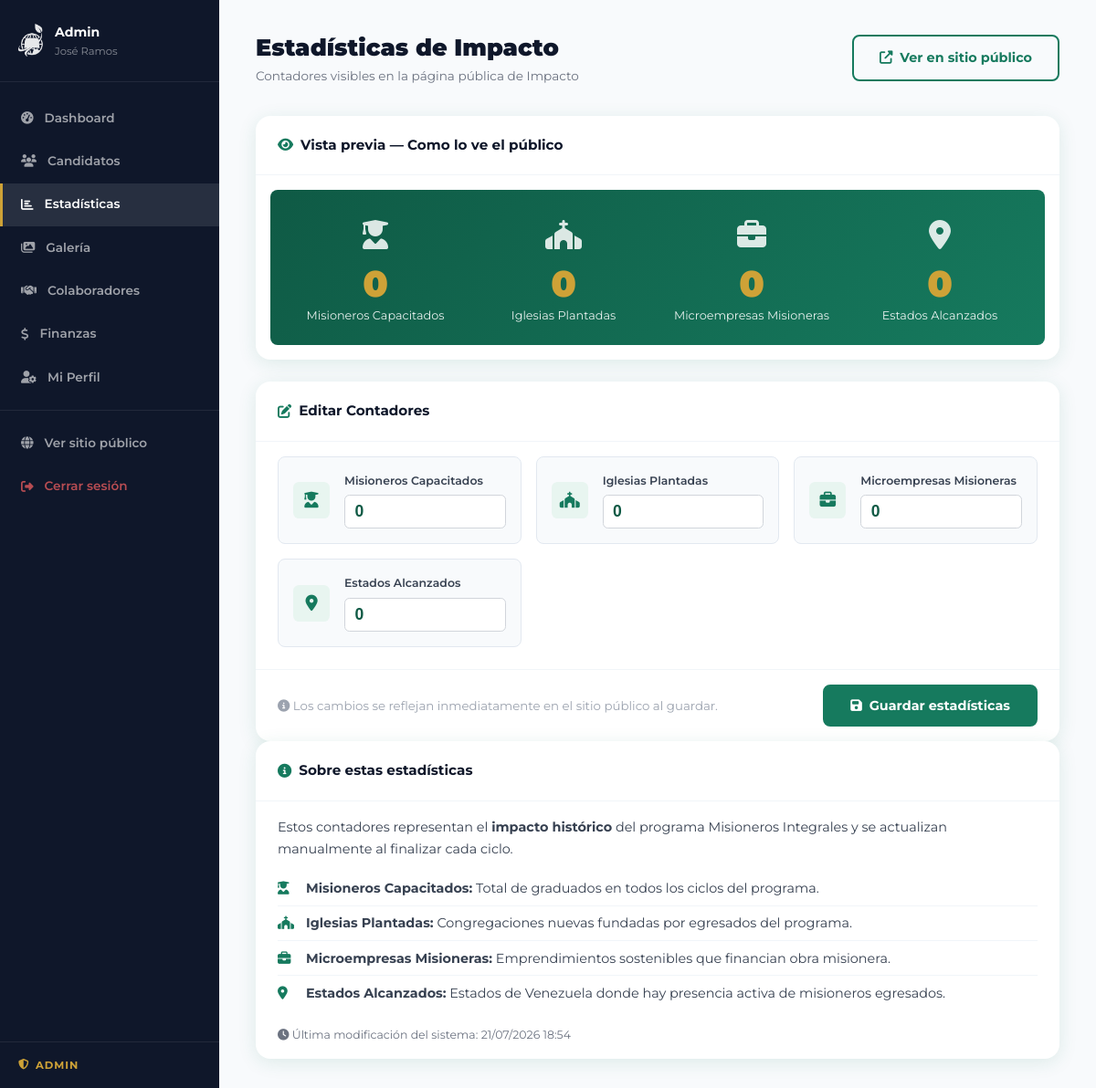
Screenshot of /admin/estadisticas (signed in) with the database file from the repository.
### tables this page shows
CREATE TABLE IF NOT EXISTS impacto_estadisticas (
    id          INT UNSIGNED AUTO_INCREMENT PRIMARY KEY,
    clave       VARCHAR(100) NOT NULL UNIQUE COMMENT 'Identificador único del contador',
    etiqueta    VARCHAR(150) NOT NULL COMMENT 'Texto visible al público',
    valor       INT UNSIGNED NOT NULL DEFAULT 0,
    icono       VARCHAR(50)  NULL COMMENT 'Clase de ícono (ej: fa-church)',
    orden       TINYINT UNSIGNED NOT NULL DEFAULT 0,
    activo      TINYINT NOT NULL DEFAULT 1,
    updated_at  TIMESTAMP DEFAULT CURRENT_TIMESTAMP ON UPDATE CURRENT_TIMESTAMP
);

### app/controllers/AdminController.php (called while the page is built, shortened)
<?php
class AdminController extends Controller {
    public function estadisticas(): void {
        $db = Database::getConnection();
        $stmt = $db->query("SELECT * FROM impacto_estadisticas ORDER BY orden");
        $stats = $stmt->fetchAll();
        $this->render('admin/estadisticas', [
            'titulo' => 'Estadísticas de Impacto',
            'stats'  => $stats,
        ], 'admin');
    }
}

### app/views/admin/estadisticas.php (the view, shortened to what this page needs)
<div class="admin-layout">
    <?php include __DIR__ . '/../partials/admin_sidebar.php'; ?>
    <main class="admin-main">
        <div class="admin-header">
            <div>
                <h1>Estadísticas de Impacto</h1>
                <p>Contadores visibles en la página pública de Impacto</p>
            </div>
            <a href="/impacto" target="_blank" class="btn btn--outline">
                <i class="fas fa-external-link-alt"></i> Ver en sitio público
            </a>
        </div>
        <div class="admin-panel" style="margin-bottom: 1.5rem;">
            <div class="admin-panel__header">
                <h2><i class="fas fa-eye"></i> Vista previa — Como lo ve el público</h2>
            </div>
            <div class="stats-preview-grid">
                <?php foreach ($stats as $s): ?>
                <div class="stats-preview-card">
                    <div class="stats-preview-card__icono">
                        <i class="fas <?= htmlspecialchars($s['icono'] ?? 'fa-chart-bar') ?>"></i>
                    </div>
                    <div class="stats-preview-card__valor" id="prev-<?= $s['id'] ?>">
                        <?= number_format($s['valor']) ?>
                    </div>
                    <div class="stats-preview-card__label">
                        <?= htmlspecialchars($s['etiqueta']) ?>
                    </div>
                </div>
                <?php endforeach; ?>
            </div>
        </div>
        <?php if ($_SESSION['usuario_rol'] === 'admin'): ?>
        <form method="POST" action="/admin/estadisticas">
            <div class="admin-panel">
                <div class="admin-panel__header">
                    <h2><i class="fas fa-edit"></i> Editar Contadores</h2>
                </div>
                <div class="stats-edit-grid">
                    <?php foreach ($stats as $s): ?>
                    <div class="stats-edit-card <?= !$s['activo'] ? 'stats-edit-card--inactiva' : '' ?>">
                        <div class="stats-edit-card__icono">
                            <i class="fas <?= htmlspecialchars($s['icono'] ?? 'fa-chart-bar') ?>"></i>
                        </div>
                        <div class="stats-edit-card__info">
                            <label class="stats-edit-card__label">
                                <?= htmlspecialchars($s['etiqueta']) ?>
                            </label>
                            <input
                                type="number"
                                name="valor[<?= $s['id'] ?>]"
                                value="<?= (int) $s['valor'] ?>"
                                min="0"
                                max="99999"
                                class="stats-edit-card__input"
                                oninput="actualizarPreview(<?= $s['id'] ?>, this.value)"
                                <?= !$s['activo'] ? 'disabled' : '' ?>
                            >
                        </div>
                    </div>
                    <?php endforeach; ?>
                </div>
                <div class="stats-edit-footer">
                    <small class="texto-gris">
                        <i class="fas fa-info-circle"></i>
                        Los cambios se reflejan inmediatamente en el sitio público al guardar.
                    </small>
                    <button type="submit" class="btn btn--verde">
                        <i class="fas fa-save"></i> Guardar estadísticas
                    </button>
                </div>
            </div>
        </form>
        <?php endif; ?>
        <div class="admin-panel">
            <div class="admin-panel__header">
                <h2><i class="fas fa-info-circle"></i> Sobre estas estadísticas</h2>
            </div>
            <div class="stats-info-content">
                <p>Estos contadores representan el <strong>impacto histórico</strong> del programa Misioneros Integrales y se actualizan manualmente al finalizar cada ciclo.</p>
                <ul class="stats-info-list">
                    <li><i class="fas fa-user-graduate"></i> <strong>Misioneros Capacitados:</strong> Total de graduados en todos los ciclos del programa.</li>
                    <li><i class="fas fa-church"></i> <strong>Iglesias Plantadas:</strong> Congregaciones nuevas fundadas por egresados del programa.</li>
                    <li><i class="fas fa-briefcase"></i> <strong>Microempresas Misioneras:</strong> Emprendimientos sostenibles que financian obra misionera.</li>
                    <li><i class="fas fa-map-marker-alt"></i> <strong>Estados Alcanzados:</strong> Estados de Venezuela donde hay presencia activa de misioneros egresados.</li>
                </ul>
                <p class="stats-ultima-actualizacion">
                    <i class="fas fa-clock"></i>
                    Última modificación del sistema: <?= date('d/m/Y H:i') ?>
                </p>
            </div>
        </div>
    </main>
</div>

### public/css/app.css (style rules this page uses)
:root { --verde: #167a5e; --verde-dark: #0f5a45; --verde-light: #e8f5f0; --verde-mid: #1e9972; --dorado: #cea237; --dorado-dark: #a8831c; --dorado-light: #fef8e7; --naranja: #F7941D; --naranja-dark: #d4780f; --azul: #003d6b; --azul-dark: #002a4a; --azul-light: #e8f2fa; --blanco: #ffffff; --crema: #faf7f0; --gris-claro: #f5f7fa; --gris: #6b7280; --gris-dark: #374151; --negro: #111827; --sombra: 0 4px 20px rgba(22, 122, 94, 0.12); --sombra-lg: 0 10px 40px rgba(22, 122, 94, 0.18); --radio: 8px; --radio-lg: 16px; --transicion: all 0.3s ease; }
*, *::before, *::after { box-sizing: border-box; margin: 0; padding: 0; }
html { scroll-behavior: smooth; }
body { font-family: 'Montserrat', sans-serif; color: var(--gris-dark); background: var(--blanco); line-height: 1.6; min-height: 100vh; display: flex; flex-direction: column; }
main { flex: 1; }
a { text-decoration: none; color: inherit; }
ul { list-style: none; }
.btn { display: inline-flex; align-items: center; gap: 0.5rem; padding: 0.75rem 1.75rem; border-radius: var(--radio); font-family: 'Montserrat', sans-serif; font-weight: 700; font-size: 0.9rem; cursor: pointer; border: 2px solid transparent; transition: var(--transicion); text-align: center; }
.btn--verde { background: var(--verde); color: var(--blanco); border-color: var(--verde); }
.btn--outline { background: transparent; color: var(--verde); border-color: var(--verde); }
.admin-layout { display: grid; grid-template-columns: 240px 1fr; min-height: calc(100vh - 73px); }
.admin-main { background: #f8fafc; padding: 2rem 2.5rem; overflow-y: auto; }
.admin-header { display: flex; justify-content: space-between; align-items: center; margin-bottom: 2rem; flex-wrap: wrap; gap: 1rem; }
.admin-header h1 { font-size: 1.6rem; font-weight: 900; color: #0f172a; }
.admin-header p { color: var(--gris); font-size: 0.85rem; }
.admin-panel { background: var(--blanco); border-radius: var(--radio-lg); box-shadow: var(--sombra); overflow: hidden; }
.admin-panel__header { display: flex; justify-content: space-between; align-items: center; padding: 1.25rem 1.5rem; border-bottom: 1px solid #f1f5f9; }
.admin-panel__header h2 { font-size: 0.95rem; font-weight: 700; color: #0f172a; display: flex; align-items: center; gap: 0.5rem; }
.admin-panel__header h2 i { color: var(--verde); }
.texto-gris { color: #9ca3af; }
.body-admin { margin: 0; padding: 0; }
.body-admin .admin-layout { min-height: 100vh; }

### rows the page displays
impacto_estadisticas: valor "0", etiqueta "Misioneros Capacitados", id+valor+activo "0"
impacto_estadisticas: valor "0", etiqueta "Iglesias Plantadas", id+valor+activo "0"
impacto_estadisticas: valor "0", etiqueta "Microempresas Misioneras", id+valor+activo "0"
impacto_estadisticas: valor "0", etiqueta "Estados Alcanzados", id+valor+activo "0"

### other values shown
$_SESSION['usuario_nombre'] "José Ramos"
$_SESSION['usuario_rol'] "ADMIN"
